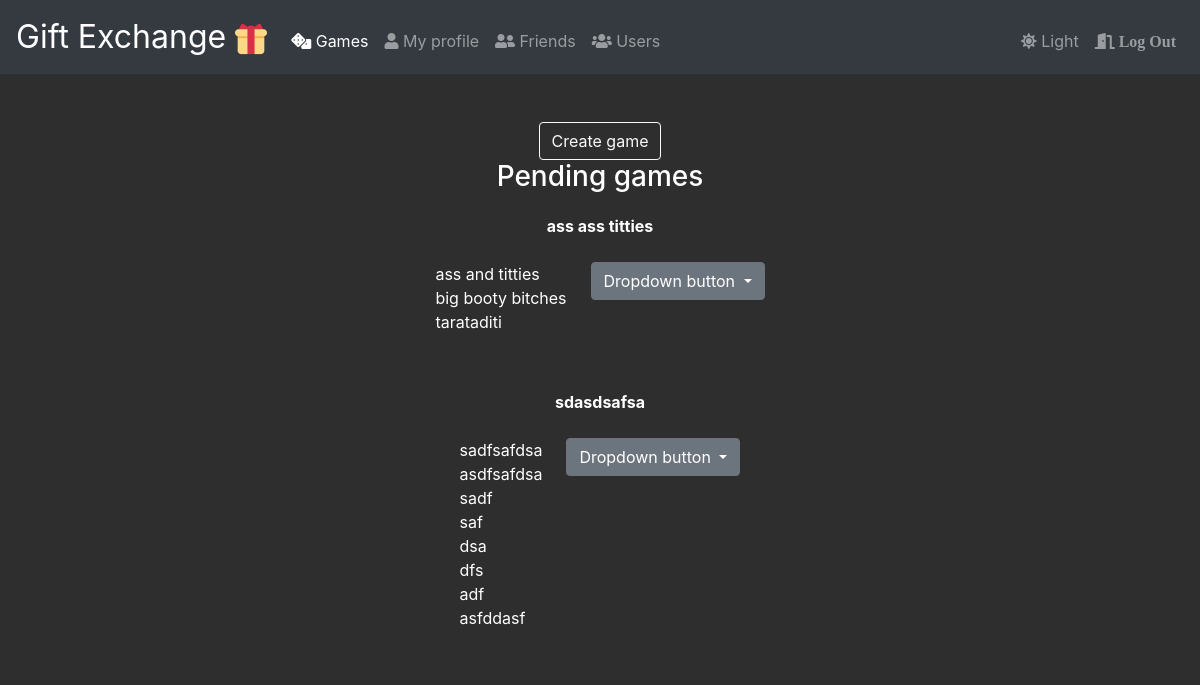
Page /games (signed in) on the committed database.
### tables this page shows
CREATE TABLE games (
id INTEGER,
game_name TEXT,
game_desc TEXT,
admin_id INTEGER,
status INTEGER DEFAULT 0,
time TEXT,
PRIMARY KEY(id),
FOREIGN KEY(admin_id) REFERENCES users(id)
);

### app.py (the view)
@app.route("/games", methods=["GET"])
@login_required
def games():
    pending_games_unsorted = []
    rows = db(f"SELECT * FROM par WHERE user_id = {session['user_id']}")
    for row in rows:
        look = db(f"SELECT * FROM par WHERE game_id = {row['game_id']}")
        par_unsorted = []
        for l in look:
            r = db(f"SELECT * FROM users WHERE id = {l['user_id']}")
            temp = {
            'user_id': r[0]['id'],
            'username': r[0]['username'],
            'image_id': r[0]['image_id'],
            }
            par_unsorted.append(temp)
        par = sorted(par_unsorted, key=lambda k: k['username'])
        look = db(f"SELECT * FROM games WHERE id = {row['game_id']} AND \
            status = 0")
        temp = {
        'game_name': look[0]['game_name'],
        'game_desc': look[0]['game_desc'],
        'admin_id': look[0]['admin_id'],
        'par': par
        }
        pending_games_unsorted.append(temp)
    pending_games = sorted(pending_games_unsorted, \
        key=lambda k: k['game_name'])
    return render_template("games.html", darkmode=session["dark_mode"], \
        pending_games=pending_games)

### app.py (called while the page is built)
@app.after_request
def after_request(response):
    response.headers["Cache-Control"] = "no-cache, no-store, must-revalidate"
    response.headers["Expires"] = 0
    response.headers["Pragma"] = "no-cache"
    return response

### helper.py (called while the page is built)
def db(statement):
    with sqlite3.connect(database) as conn:
        conn.row_factory = sqlite3.Row
        cur = conn.cursor()
        cur.execute(statement)
        conn.commit()
        return cur.fetchall()
    return 0

def login_required(f):
    @wraps(f)
    def decorated_function(*args, **kwargs):
        if session.get("user_id") is None:
            return redirect("/login")
        return f(*args, **kwargs)
    return decorated_function

### templates/games.html (shortened to what this page needs)
{% extends "layout.html" %}
{% block game %}
	active
{% endblock %}
{% block main %}
	<div class="row">
		<div class="col">
			<button id ="toggle_from" type="button" class="cstmbtn btn
			{% if darkmode > 0 %}
				btn-outline-light
			{% else %}
				btn-outline-dark
			{% endif %}">Create game</button>
		</div>
	</div>
	<div class="row justify-content-center" id="pending_games">
		<div class="col-auto">
			<h3>Pending games</h3>
		</div>
	</div>
		{% for game in pending_games %}
			<div class="row justify-content-center">
				<div class="col-auto" id="pending_games">
				    <table class="table table-responsive table-borderless
				    table-hover
				    {% if darkmode > 0 %}
			    	    table-dark dark_background
				    {% endif %}">
			        	<thead>
			        		<tr>
			        			<th colspan="4">{{ game['game_name'] }}</th>
			        		</tr>
			        	</thead>
			        	<tbody>
			        		<tr>
			        			<td>
			        				<p style="text-align: left !important;
			        				white-space: pre-line;">{{ game['game_desc'] }}<p>
			        			</td>
				        		<td>
				        			<div class="dropdown">
										<button class="btn btn-secondary dropdown-toggle" type="button"
										id="dropdownMenuButton1" data-bs-toggle="dropdown"
										aria-expanded="false">
										Dropdown button
										</button>
									</div>
				        		</td>
			        		</tr>
			    	    </tbody>
			        </table>
			    </div>
		    </div>
        {% endfor %}
{% endblock %}

### static/styles.css (style rules this page uses)
.dark_background { background-color: #2E2E2E; color: #ffffff; }

### rows in the picture
games: game_name "ass ass titties", game_desc "ass and titties big booty bitches tarataditi"
games: game_name "sdasdsafsa", game_desc "sadfsafdsa asdfsafdsa sadf saf dsa dfs adf asfddasf"
